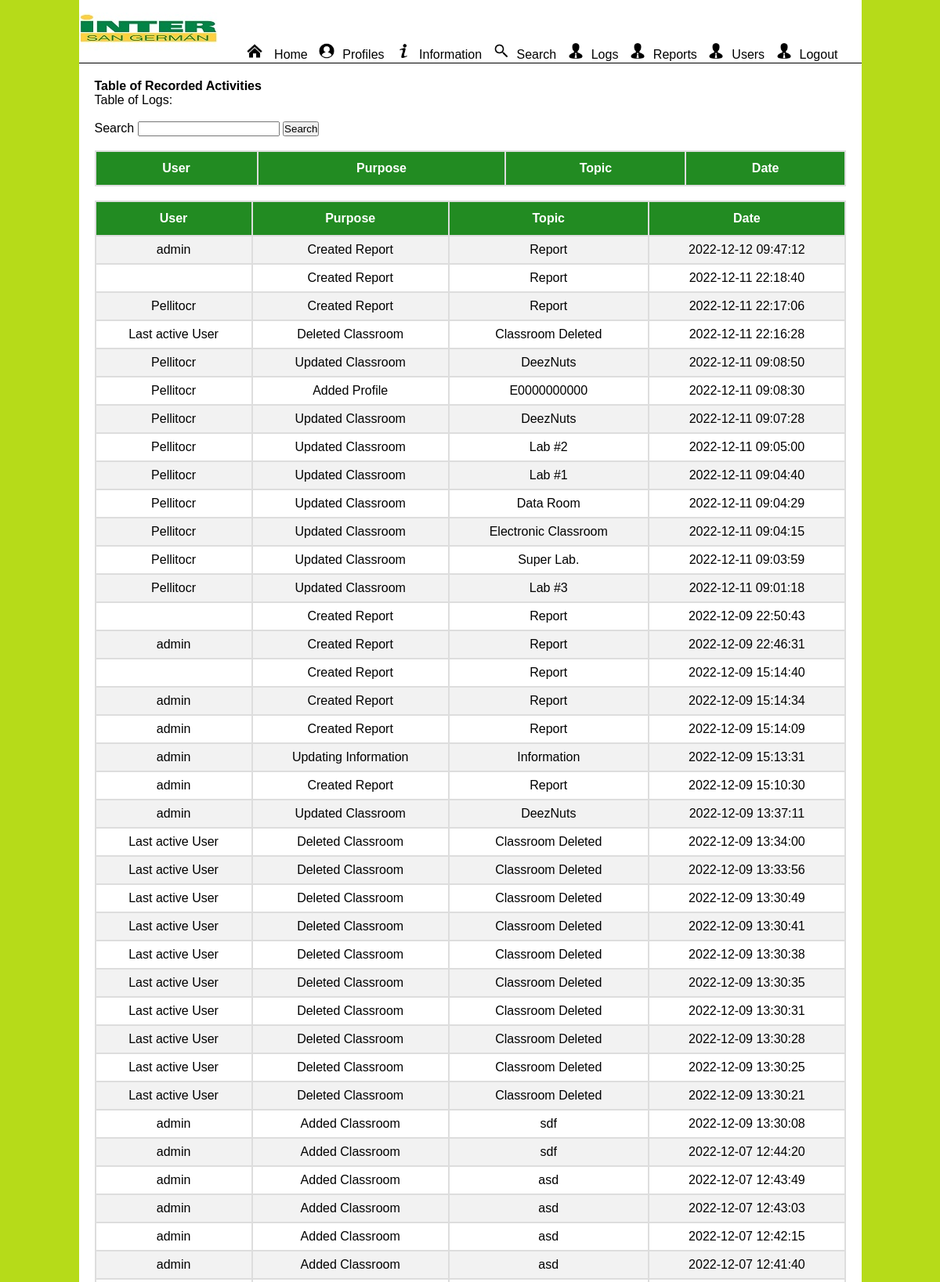
The page /historyrecord.php (signed in, upper part) on the database its author committed.
### tables this page shows
CREATE TABLE `log` (
  `ID` int(250) NOT NULL,
  `username` varchar(250) NOT NULL,
  `purpose` varchar(100) NOT NULL,
  `classroom` varchar(100) NOT NULL,
  `loginDate` varchar(100) NOT NULL
);

### historyrecord.php (the view, shortened to what this page needs)
<?php
	include("dbconnect.php");
?>
<!DOCTYPE html>
<html>
<head>
<link href="styles.css" rel="stylesheet" type="text/css"/>
</head>
<body>
<div class="container">
<?php
	include("header.php");
?>
<div class="background" >
<h1>Table of Recorded Activities</h1>
<p>Table of Logs:</p>
<p>&nbsp
<div class ="profilesearch">
<form action = "historyrecord.php" method="GET">
<label>Search</label>
<input type="text" name="search" placeholder="" required value="<?php if(isset($_GET['search'])){echo $_GET['search'];} ?>" ></input>
<button type="submit" >Search</button>
<p>&nbsp
</form>
<div id="table" class="table">
	<table id="table" width "959px" >
	<tr>
		<th>User</th>
		<th>Purpose</th>
		<th>Topic</th>
		<th>Date</th>
	</tr>
	</table>
</div>
	<p>&nbsp
<div id="table" class="table">
	<table id="table" width "959px" >
	<tr>
		<th>User</th>
		<th>Purpose</th>
		<th>Topic</th>
		<th>Date</th>
	</tr>
	<?php
	$sql = "SELECT * FROM `log` ORDER BY loginDate Desc ";
	$result = $db->query($sql);
	if ($result->num_rows>0) {
		while ($row = $result -> fetch_assoc()) {
			echo "<tr><td>". $row["username"] ."</td><td>". $row["purpose"] ."</td><td>".$row["classroom"] ."</td><td>".$row["loginDate"]."</td></tr>";
		}
	} else {
		echo "Theres no keys registered";
	}
	?>
	</table>
</div>
</div>

### styles.css (style rules this page uses)
* { margin:0px; padding:0px; }
body { background-image:url(images/limebg1.jpg); font-family:Arial, Helvetica, sans-serif; }
p { font-family:Arial, Helvetica, sans-serif; }
#table { font-family: Arial, Helvetica, sans-serif; border-collapse: collapse; width: 99%; }
#table td, #table th { border: 2px solid #ddd; padding: 8px; }
#table tr:nth-child(even) { background-color: #f2f2f2; text-align: center; }
#table tr:nth-child(odd) { text-align: center; }
#table th { padding-top: 12px; padding-bottom: 12px; text-align: center; background-color: #228B22; color: white; }
.table { background-color: #fff; border-collapse: collapse; width:100%; }
.background { width:979px; float:left; padding-left:20px; padding-top:20px; padding-bottom:20px; background-color:#FFF; }
.container { width:999px; background-color:#FFF; margin-left:auto; margin-right:auto; }
h1 { font-family:Arial, Helvetica, sans-serif; font-size: 16px; font-weight: bold; }

### rows shown on the page
log: username "admin", purpose "Created Report", classroom "Report", loginDate "2022-12-12 09:47:12"
log: purpose "Created Report", classroom "Report", loginDate "2022-12-11 22:18:40"
log: username "Pellitocr", purpose "Created Report", classroom "Report", loginDate "2022-12-11 22:17:06"
log: username "Last active User", purpose "Deleted Classroom", classroom "Classroom Deleted", loginDate "2022-12-11 22:16:28"
log: username "Pellitocr", purpose "Updated Classroom", classroom "DeezNuts", loginDate "2022-12-11 09:08:50"
log: username "Pellitocr", purpose "Added Profile", classroom "E0000000000", loginDate "2022-12-11 09:08:30"
log: username "Pellitocr", purpose "Updated Classroom", classroom "DeezNuts", loginDate "2022-12-11 09:07:28"
log: username "Pellitocr", purpose "Updated Classroom", classroom "Lab #2", loginDate "2022-12-11 09:05:00"
log: username "Pellitocr", purpose "Updated Classroom", classroom "Lab #1", loginDate "2022-12-11 09:04:40"
log: username "Pellitocr", purpose "Updated Classroom", classroom "Data Room", loginDate "2022-12-11 09:04:29"
log: username "Pellitocr", purpose "Updated Classroom", classroom "Electronic Classroom", loginDate "2022-12-11 09:04:15"
log: username "Pellitocr", purpose "Updated Classroom", classroom "Super Lab.", loginDate "2022-12-11 09:03:59"
log: username "Pellitocr", purpose "Updated Classroom", classroom "Lab #3", loginDate "2022-12-11 09:01:18"
log: purpose "Created Report", classroom "Report", loginDate "2022-12-09 22:50:43"
log: username "admin", purpose "Created Report", classroom "Report", loginDate "2022-12-09 22:46:31"
log: purpose "Created Report", classroom "Report", loginDate "2022-12-09 15:14:40"
log: username "admin", purpose "Created Report", classroom "Report", loginDate "2022-12-09 15:14:34"
log: username "admin", purpose "Created Report", classroom "Report", loginDate "2022-12-09 15:14:09"
log: username "admin", purpose "Updating Information", classroom "Information", loginDate "2022-12-09 15:13:31"
log: username "admin", purpose "Created Report", classroom "Report", loginDate "2022-12-09 15:10:30"
log: username "admin", purpose "Updated Classroom", classroom "DeezNuts", loginDate "2022-12-09 13:37:11"
log: username "Last active User", purpose "Deleted Classroom", classroom "Classroom Deleted", loginDate "2022-12-09 13:34:00"
log: username "Last active User", purpose "Deleted Classroom", classroom "Classroom Deleted", loginDate "2022-12-09 13:33:56"
log: username "Last active User", purpose "Deleted Classroom", classroom "Classroom Deleted", loginDate "2022-12-09 13:30:49"
log: username "Last active User", purpose "Deleted Classroom", classroom "Classroom Deleted", loginDate "2022-12-09 13:30:41"
log: username "Last active User", purpose "Deleted Classroom", classroom "Classroom Deleted", loginDate "2022-12-09 13:30:38"
log: username "Last active User", purpose "Deleted Classroom", classroom "Classroom Deleted", loginDate "2022-12-09 13:30:35"
log: username "Last active User", purpose "Deleted Classroom", classroom "Classroom Deleted", loginDate "2022-12-09 13:30:31"
log: username "Last active User", purpose "Deleted Classroom", classroom "Classroom Deleted", loginDate "2022-12-09 13:30:28"
log: username "Last active User", purpose "Deleted Classroom", classroom "Classroom Deleted", loginDate "2022-12-09 13:30:25"
log: username "Last active User", purpose "Deleted Classroom", classroom "Classroom Deleted", loginDate "2022-12-09 13:30:21"
log: username "admin", purpose "Added Classroom", classroom "sdf", loginDate "2022-12-09 13:30:08"
log: username "admin", purpose "Added Classroom", classroom "sdf", loginDate "2022-12-07 12:44:20"
log: username "admin", purpose "Added Classroom", classroom "asd", loginDate "2022-12-07 12:43:49"
log: username "admin", purpose "Added Classroom", classroom "asd", loginDate "2022-12-07 12:43:03"
log: username "admin", purpose "Added Classroom", classroom "asd", loginDate "2022-12-07 12:42:15"
log: username "admin", purpose "Added Classroom", classroom "asd", loginDate "2022-12-07 12:41:40"
